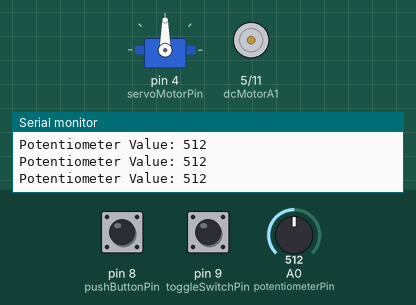
Simulated run of this sketch. Board: Arduino Uno, built with avr-gcc and run on an emulated ATmega328P. Shown: servo, motor-driver pin pairs drawn as motors (green arrow = first pin HIGH = forward, orange = second pin HIGH = backward, longer = more drive), the last lines printed to the serial monitor. The test bench sets the inputs (shaded band); at power-on: A0 (potentiometerPin) = 512, pin 8 (pushButtonPin) HIGH, pin 9 (toggleSwitchPin) HIGH.

Above: at 1.7 s.
1.8 s: A0 (potentiometerPin) set to 1023
At 2.2 s:
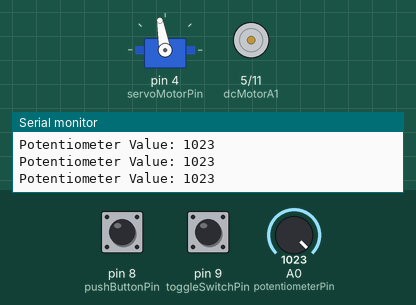
3.3 s: pin 8 (pushButtonPin) pulled LOW for 0.15 s
At 3.39 s:
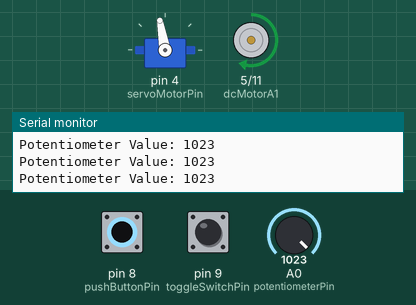
4.9 s: A0 (potentiometerPin) set to 900
At 5.3 s:
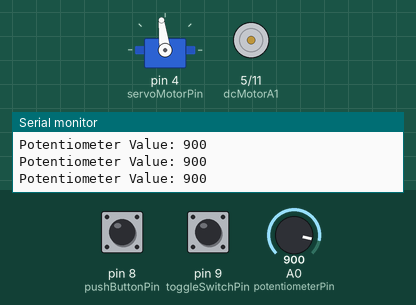
7.9 s: pin 8 (pushButtonPin) pulled LOW for 1 s
At 8.7 s:
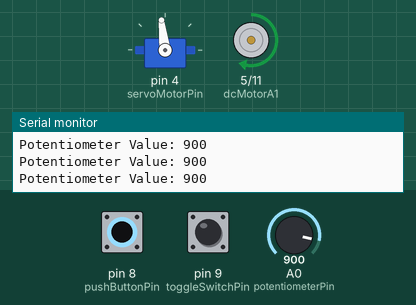
10.4 s: pin 8 (pushButtonPin) pulled LOW for 3.2 s
At 14.6 s:
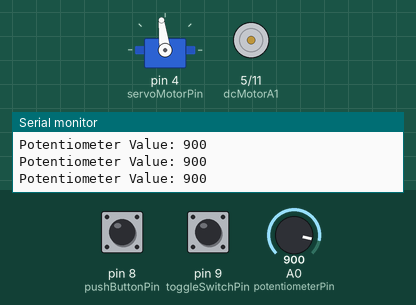
16.6 s: A0 (potentiometerPin) set to 106
At 16.9 s:
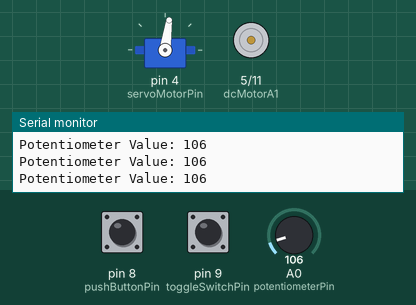
19.6 s: A0 (potentiometerPin) set to 93
Timing chart, 0 to 22.6 s (numbered marks = the images above; inputs shaded):
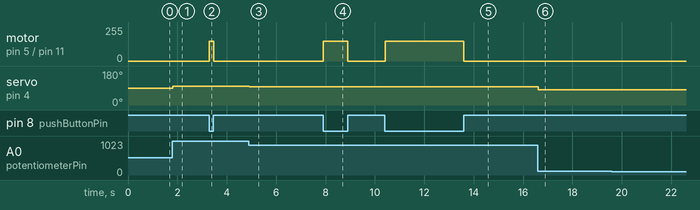

The sketch:

Exercise_2.1.ino
```cpp
#include <Servo.h>

// Pins
const int pushButtonPin = 8;
const int potentiometerPin = A0;
const int toggleSwitchPin = 9;
const int servoMotorPin = 4;
const int dcMotorA1 = 5;
const int dcMotorA2 = 11;

// Servo
Servo servoMotor;

// Variables
int servoPosition = 90; // Initial servo position
int servoMin = 80;      // Minimum servo position
int servoMax = 100;     // Maximum servo position
int motorSpeed = 150;   // DC motor speed

bool isButtonPressed = false;
bool isServoInPosition = false;

void setup() {
  pinMode(pushButtonPin, INPUT_PULLUP); // Internal pull-up resistor
  pinMode(toggleSwitchPin, INPUT_PULLUP); // Internal pull-up resistor
  servoMotor.attach(servoMotorPin);
  pinMode(dcMotorA1, OUTPUT);
  pinMode(dcMotorA2, OUTPUT);

  // Move the servo to the initial position
  servoMotor.write(servoPosition);
  delay(500); // Allow time for the servo to move

  // Start serial communication
  Serial.begin(9600);
}

void loop() {
  // Read potentiometer value to control servo position
  int potValue = analogRead(potentiometerPin);
  servoPosition = map(potValue, 0, 1023, servoMin, servoMax);
  servoMotor.write(servoPosition);

  // Read toggle switch state for motor direction
  int toggleSwitchState = digitalRead(toggleSwitchPin);

  // Read push button state
  int pushButtonState = digitalRead(pushButtonPin);

  // Check if the servo is in the desired position
  isServoInPosition = (servoPosition >= servoMin && servoPosition <= servoMax);

  // If the button is pressed and the servo is in position, activate the motor
  if (pushButtonState == LOW && isServoInPosition) {
    isButtonPressed = true;

    // Set motor direction based on the toggle switch state
    if (toggleSwitchState == HIGH) {
      // Raise the cable
      digitalWrite(dcMotorA1, HIGH);
      digitalWrite(dcMotorA2, LOW);
    } else {
      // Lower the cable
      digitalWrite(dcMotorA1, LOW);
      digitalWrite(dcMotorA2, HIGH);
    }

    // Set motor speed
    analogWrite(dcMotorA1, motorSpeed);
  } else {
    // Release the button or servo is not in position, stop the motor
    if (isButtonPressed || !isServoInPosition) {
      // Stop the motor
      digitalWrite(dcMotorA1, LOW);
      digitalWrite(dcMotorA2, LOW);

      isButtonPressed = false;
    }
  }

  // Print potentiometer value to Serial Monitor
  Serial.print("Potentiometer Value: ");
  Serial.println(potValue);
}
```

Measured:
- after the input at 1.8 s, servo on pin 4 (servoMotorPin): 90° → 100° at once
- after the input at 3.3 s, motor on pin 5 (dcMotorA1) / pin 11 (dcMotorA2): stopped → forward 150/255 at once, → stopped 0.17 s later
- after the input at 4.9 s, servo on pin 4 (servoMotorPin): 100° → 97° at once
- after the input at 7.9 s, motor on pin 5 (dcMotorA1) / pin 11 (dcMotorA2): stopped → forward 150/255 at once, → stopped 1.0 s later
- after the input at 10.4 s, motor on pin 5 (dcMotorA1) / pin 11 (dcMotorA2): stopped → forward 150/255 at once, → stopped 3.2 s later
- after the input at 16.6 s, servo on pin 4 (servoMotorPin): 97° → 82° at once
- after the input at 19.6 s, servo on pin 4 (servoMotorPin): 82° → 81° at once
